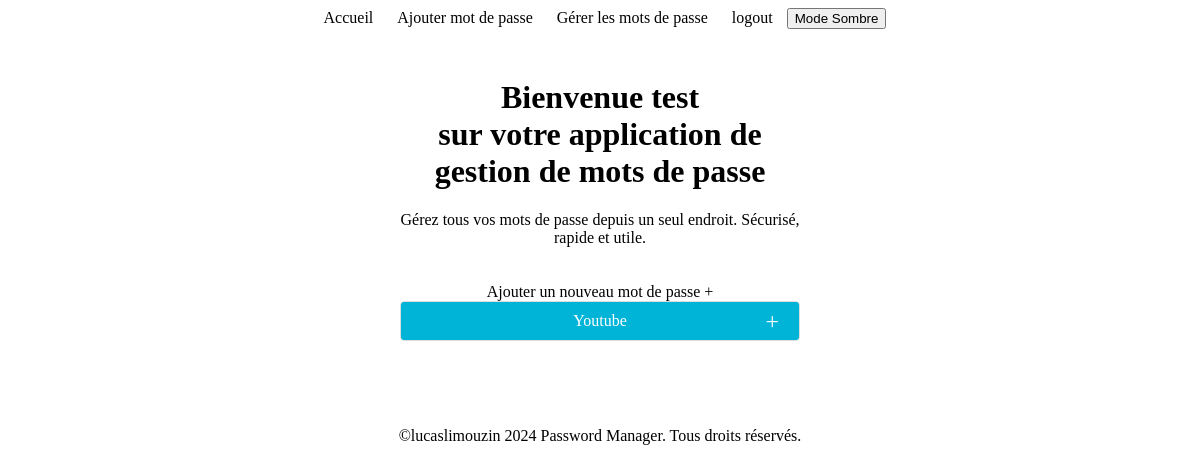
/home/ (signed in), run on an earlier commit of the app's database.
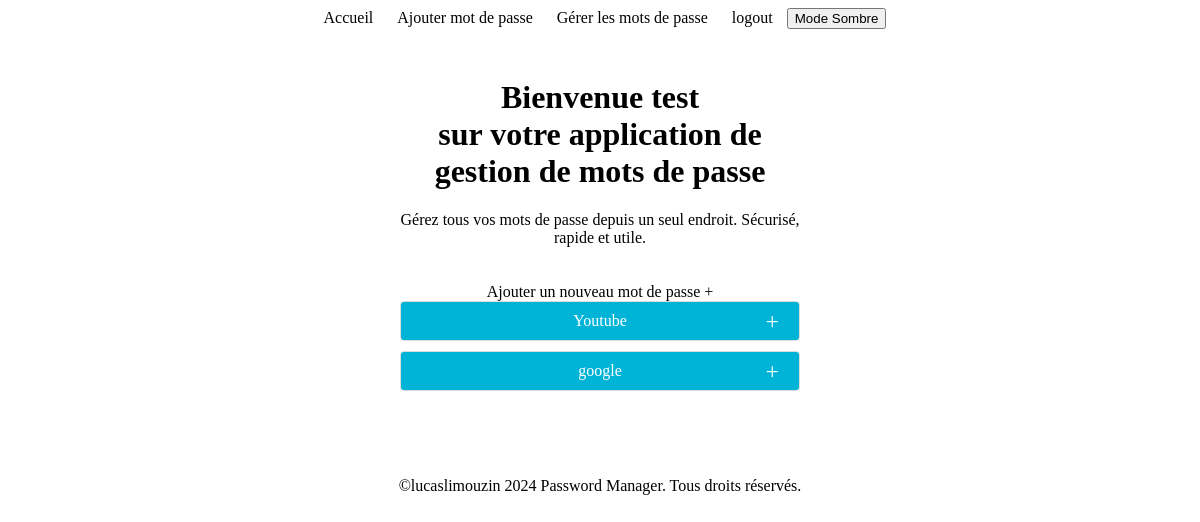
And on a later commit of the database.
### gestionpassword/models.py (models this page shows, shortened)
class SiteInfo(models.Model):
    user = models.ForeignKey(User, on_delete=models.CASCADE)
    site_name = models.CharField(max_length=100)
    site_url = models.URLField(max_length=200)
    username = models.CharField(max_length=100)
    password = models.CharField(max_length=100)
    def get_delete_url(self):
        return reverse('delete_site', args=[str(self.pk)])

### gestionpassword/views.py (the view)
# urls.py: path('home/', views.home_view, name='home'),
@login_required
def home_view(request):
    sites = SiteInfo.objects.filter(user=request.user)
    return render(request, 'gestionpassword/home.html', {'sites': sites})

### gestionpassword/templates/gestionpassword/home.html (shortened to what this page needs)
{% extends "gestionpassword/base.html" %}
{% load static %}
{% block content %}
  <div id="home-container">
    <h1>Bienvenue {{ user.username }} <br> sur votre application de gestion de mots de passe</h1>
    <p>Gérez tous vos mots de passe depuis un seul endroit. Sécurisé, rapide et utile.</p>
    <a href="{% url 'add_password' %}" class="btn">Ajouter un nouveau mot de passe +</a><br>
    {% for site in sites %}
      <div class="accordeon">
        <div class="accordeon-header">{{ site.site_name }}</div>
      </div>
    {% endfor %}
  </div>
{% endblock %}

What changed in the data, as far as the page shows it:
added SiteInfo: site_name "google"
